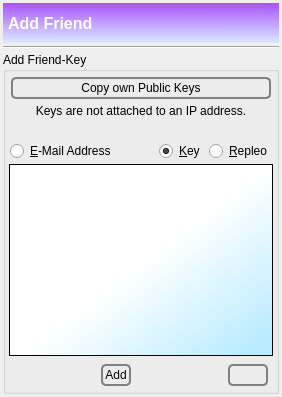
      <widget class="QWidget" name="tab_neighbors">
       <attribute name="icon">
        <iconset resource="../Icons/icons.qrc">
         <normaloff>:/nuvola/key_t.png</normaloff>:/nuvola/key_t.png</iconset>
       </attribute>
       <attribute name="title">
        <string/>
       </attribute>
       <attribute name="toolTip">
        <string>Add Friends E-Mail/Key/Repleo</string>
       </attribute>
       <layout class="QVBoxLayout" name="verticalLayout_14">
        <property name="spacing">
         <number>3</number>
        </property>
        <property name="margin">
         <number>3</number>
        </property>
        <item>
         <widget class="QLabel" name="label_44">
          <property name="minimumSize">
           <size>
            <width>0</width>
            <height>40</height>
           </size>
          </property>
          <property name="font">
           <font>
            <pointsize>12</pointsize>
            <weight>75</weight>
            <bold>true</bold>
           </font>
          </property>
          <property name="styleSheet">
           <string notr="true">background-color: qlineargradient(spread:reflect, x1:0.023, y1:0.988636, x2:0.028, y2:0.011, stop:0 rgba(218, 232, 255, 255), stop:1 rgba(170, 85, 255, 255));
color: rgb(255, 255, 255);</string>
          </property>
          <property name="text">
           <string>Add Friend</string>
          </property>
          <property name="indent">
           <number>5</number>
          </property>
         </widget>
        </item>
        <item>
         <widget class="Line" name="line_13">
          <property name="orientation">
           <enum>Qt::Horizontal</enum>
          </property>
         </widget>
        </item>
        <item>
         <layout class="QHBoxLayout" name="horizontalLayout_2">
          <property name="spacing">
           <number>3</number>
          </property>
          <item>
           <widget class="QGroupBox" name="groupBox_addkey_2">
            <property name="title">
             <string>Add Friend-Key</string>
            </property>
            <layout class="QVBoxLayout" name="verticalLayout_22">
             <property name="spacing">
              <number>3</number>
             </property>
             <property name="margin">
              <number>3</number>
             </property>
             <item>
              <layout class="QVBoxLayout" name="verticalLayout_34">
               <property name="spacing">
                <number>0</number>
               </property>
               <property name="topMargin">
                <number>0</number>
               </property>
               <item>
                <layout class="QHBoxLayout" name="horizontalLayout_4">
                 <property name="topMargin">
                  <number>0</number>
                 </property>
                 <property name="bottomMargin">
                  <number>0</number>
                 </property>
                 <item>
                  <widget class="QPushButton" name="toolButtonCopyToClipboard">
                   <property name="toolTip">
                    <string>Copy your public key pairs to the clipboard buffer.</string>
                   </property>
                   <property name="styleSheet">
                    <string notr="true">QPushButton {
 border: 2px solid gray;
 background-color: qlineargradient(x1: 0, y1: 0, x2: 0, y2: 1,
                                   stop: 0 #E0E0E0, stop: 1 #FFFFFF);
 border-radius: 5px;
 margin: 2px;
 padding: 2px;
 }



QPushButton#pushButtonCopytoClipboard_All:hover { 
background-color: qlineargradient(x1: 0, y1: 0, x2: 0, y2: 1,
                                   stop: 0 rgb(254,229,172), stop: 1 #FFFFFF);
background-position: top center; } 

QPushButton#pushButtonCopytoClipboard_All:pressed {
     background-color: darkgrey;
     border-style: inset;
 }
</string>
                   </property>
                   <property name="text">
                    <string>Copy own Public Keys</string>
                   </property>
                   <property name="icon">
                    <iconset resource="../Icons/icons.qrc">
                     <normaloff>:/nuvola/key.png</normaloff>:/nuvola/key.png</iconset>
                   </property>
                   <property name="iconSize">
                    <size>
                     <width>40</width>
                     <height>40</height>
                    </size>
                   </property>
                  </widget>
                 </item>
                </layout>
               </item>
              </layout>
             </item>
             <item>
              <widget class="QLabel" name="label_27">
               <property name="text">
                <string>Keys are not attached to an IP address.</string>
               </property>
               <property name="alignment">
                <set>Qt::AlignCenter</set>
               </property>
              </widget>
             </item>
             <item>
              <spacer name="verticalSpacer_11">
               <property name="orientation">
                <enum>Qt::Vertical</enum>
               </property>
               <property name="sizeType">
                <enum>QSizePolicy::Minimum</enum>
               </property>
               <property name="sizeHint" stdset="0">
                <size>
                 <width>1</width>
                 <height>20</height>
                </size>
               </property>
              </spacer>
             </item>
             <item>
              <layout class="QHBoxLayout" name="horizontalLayout_30">
               <item>
                <spacer name="horizontalSpacer_7">
                 <property name="orientation">
                  <enum>Qt::Horizontal</enum>
                 </property>
                 <property name="sizeHint" stdset="0">
                  <size>
                   <width>1</width>
                   <height>1</height>
                  </size>
                 </property>
                </spacer>
               </item>
               <item>
                <widget class="QRadioButton" name="addFriendEmail">
                 <property name="text">
                  <string>&amp;E-Mail Address</string>
                 </property>
                </widget>
               </item>
               <item>
                <spacer name="horizontalSpacer_30">
                 <property name="orientation">
                  <enum>Qt::Horizontal</enum>
                 </property>
                 <property name="sizeHint" stdset="0">
                  <size>
                   <width>40</width>
                   <height>20</height>
                  </size>
                 </property>
                </spacer>
               </item>
               <item>
                <widget class="QRadioButton" name="addFriendPublicKeyRadio">
                 <property name="text">
                  <string>&amp;Key</string>
                 </property>
                 <property name="icon">
                  <iconset resource="../Icons/icons.qrc">
                   <normaloff>:/nuvola/key.png</normaloff>:/nuvola/key.png</iconset>
                 </property>
                 <property name="checked">
                  <bool>true</bool>
                 </property>
                </widget>
               </item>
               <item>
                <spacer name="horizontalSpacer_20">
                 <property name="orientation">
                  <enum>Qt::Horizontal</enum>
                 </property>
                 <property name="sizeHint" stdset="0">
                  <size>
                   <width>1</width>
                   <height>1</height>
                  </size>
                 </property>
                </spacer>
               </item>
               <item>
                <widget class="QRadioButton" name="addFriendSymmetricBundleRadio">
                 <property name="toolTip">
                  <string>&lt;html&gt;&lt;head/&gt;&lt;body&gt;&lt;p&gt;The Repleo contains your key pair encrypted with your friend's public key.&lt;/p&gt;&lt;p&gt;In case you send your key pair first to your friend, they can decide to send their own key pair in plaintext or encrypted with your key. &lt;/p&gt;&lt;p&gt;This is called a Repleo; the key is not sent in plaintext.&lt;/p&gt;&lt;/body&gt;&lt;/html&gt;</string>
                 </property>
                 <property name="layoutDirection">
                  <enum>Qt::LeftToRight</enum>
                 </property>
                 <property name="text">
                  <string>&amp;Repleo</string>
                 </property>
                 <property name="icon">
                  <iconset resource="../Icons/icons.qrc">
                   <normaloff>:/nuvola/repleo.png</normaloff>:/nuvola/repleo.png</iconset>
                 </property>
                </widget>
               </item>
               <item>
                <spacer name="horizontalSpacer_17">
                 <property name="orientation">
                  <enum>Qt::Horizontal</enum>
                 </property>
                 <property name="sizeHint" stdset="0">
                  <size>
                   <width>1</width>
                   <height>1</height>
                  </size>
                 </property>
                </spacer>
               </item>
              </layout>
             </item>
             <item>
              <widget class="QTextEdit" name="friendInformation">
               <property name="autoFillBackground">
                <bool>false</bool>
               </property>
               <property name="styleSheet">
                <string notr="true">background-color: qlineargradient(spread:pad, x1:0.968, y1:0.932, x2:0.513, y2:0.5, stop:0 rgba(183, 235, 255, 255), stop:1 rgba(255, 255, 255, 255)); </string>
               </property>
               <property name="frameShadow">
                <enum>QFrame::Sunken</enum>
               </property>
               <property name="lineWidth">
                <number>1</number>
               </property>
               <property name="tabChangesFocus">
                <bool>true</bool>
               </property>
               <property name="html">
                <string>&lt;!DOCTYPE HTML PUBLIC &quot;-//W3C//DTD HTML 4.0//EN&quot; &quot;http://www.w3.org/TR/REC-html40/strict.dtd&quot;&gt;
&lt;html&gt;&lt;head&gt;&lt;meta name=&quot;qrichtext&quot; content=&quot;1&quot; /&gt;&lt;style type=&quot;text/css&quot;&gt;
p, li { white-space: pre-wrap; }
&lt;/style&gt;&lt;/head&gt;&lt;body style=&quot; font-family:'Ubuntu'; font-size:11pt; font-weight:400; font-style:normal;&quot;&gt;
&lt;p style=&quot;-qt-paragraph-type:empty; margin-top:0px; margin-bottom:0px; margin-left:0px; margin-right:0px; -qt-block-indent:0; text-indent:0px; font-family:'MS Shell Dlg 2'; font-size:8pt;&quot;&gt;&lt;br /&gt;&lt;/p&gt;&lt;/body&gt;&lt;/html&gt;</string>
               </property>
               <property name="overwriteMode">
                <bool>false</bool>
               </property>
              </widget>
             </item>
             <item>
              <layout class="QHBoxLayout" name="horizontalLayout_21">
               <property name="leftMargin">
                <number>0</number>
               </property>
               <property name="topMargin">
                <number>3</number>
               </property>
               <property name="rightMargin">
                <number>3</number>
               </property>
               <item>
                <spacer name="horizontalSpacer_8">
                 <property name="orientation">
                  <enum>Qt::Horizontal</enum>
                 </property>
                 <property name="sizeHint" stdset="0">
                  <size>
                   <width>1</width>
                   <height>1</height>
                  </size>
                 </property>
                </spacer>
               </item>
               <item>
                <widget class="QPushButton" name="addFriend">
                 <property name="toolTip">
                  <string>&lt;html&gt;&lt;head/&gt;&lt;body&gt;&lt;p&gt;Add the key(s) of your friend.&lt;/p&gt;&lt;/body&gt;&lt;/html&gt;</string>
                 </property>
                 <property name="styleSheet">
                  <string notr="true">QPushButton {
 border: 2px solid gray;
 background-color: qlineargradient(x1: 0, y1: 0, x2: 0, y2: 1,
                                   stop: 0 #E0E0E0, stop: 1 #FFFFFF);
 border-radius: 5px;
 margin: 2px;
 padding: 2px;
 }

QPushButton:hover { 
background-color: qlineargradient(x1: 0, y1: 0, x2: 0, y2: 1,
                                   stop: 0 rgb(254,229,172), stop: 1 #FFFFFF);
background-position: top center; } 

QPushButton:pressed {
     background-color: darkgrey;
     border-style: inset;
 }</string>
                 </property>
                 <property name="text">
                  <string>Add</string>
                 </property>
                 <property name="icon">
                  <iconset resource="../Icons/icons.qrc">
                   <normaloff>:/nuvola/add.png</normaloff>:/nuvola/add.png</iconset>
                 </property>
                </widget>
               </item>
               <item>
                <spacer name="horizontalSpacer_19">
                 <property name="orientation">
                  <enum>Qt::Horizontal</enum>
                 </property>
                 <property name="sizeHint" stdset="0">
                  <size>
                   <width>1</width>
                   <height>1</height>
                  </size>
                 </property>
                </spacer>
               </item>
               <item>
                <widget class="QPushButton" name="clearFriend">
                 <property name="toolTip">
                  <string>Clear.</string>
                 </property>
                 <property name="styleSheet">
                  <string notr="true">QPushButton {
 border: 2px solid gray;
 background-color: qlineargradient(x1: 0, y1: 0, x2: 0, y2: 1,
                                   stop: 0 #E0E0E0, stop: 1 #FFFFFF);
 border-radius: 5px;
 margin: 2px;
 padding: 2px;
 }



QPushButton:hover { 
background-color: qlineargradient(x1: 0, y1: 0, x2: 0, y2: 1,
                                   stop: 0 rgb(254,229,172), stop: 1 #FFFFFF);
background-position: top center; } 

QPushButton:pressed {
     background-color: darkgrey;
     border-style: inset;
 }</string>
                 </property>
                 <property name="text">
                  <string/>
                 </property>
                 <property name="icon">
                  <iconset resource="../Icons/icons.qrc">
                   <normaloff>:/nuvola/clear.png</normaloff>:/nuvola/clear.png</iconset>
                 </property>
                </widget>
               </item>
              </layout>
             </item>
            </layout>
           </widget>
          </item>
         </layout>
        </item>
       </layout>
      </widget>
